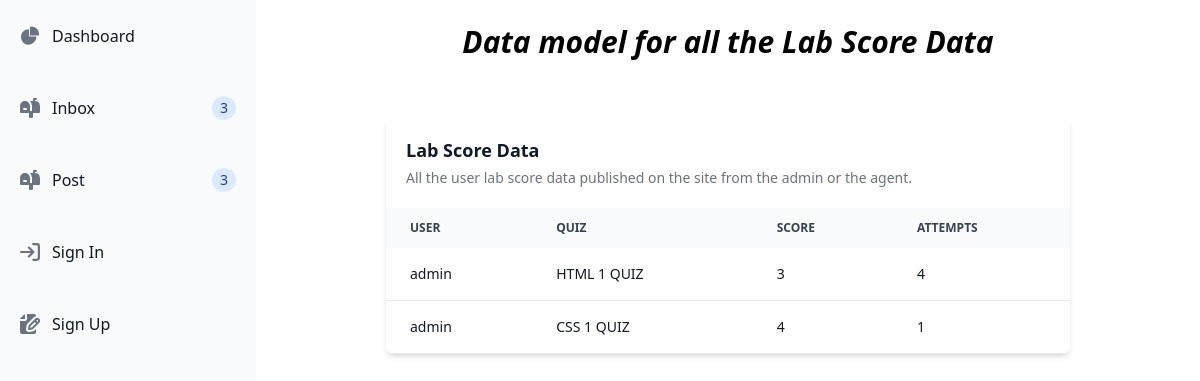
Screenshot of /dashboard/labScoreData/ with the database file from the repository.
### challenges/models.py (models this page shows, shortened)
class LabScore(models.Model):
    user = models.ForeignKey(User, on_delete=models.CASCADE)
    quiz = models.ForeignKey(Quiz, on_delete=models.CASCADE)
    score = models.IntegerField(default=0)
    attempts = models.IntegerField(default=0)

class Quiz(models.Model):
    title = models.CharField(max_length=255)
    def __str__(self):
        return self.title

### dashboard/views.py (the view)
# urls.py: path('labScoreData/', views.labScoreData, name="labScoreData"),
def labScoreData(request):
    labScore_data = LabScore.objects.all()
    return render(request, "dashboard/labScoreData.html", {
        'labScore_data': labScore_data,
    })

### dashboard/templates/dashboard/labScoreData.html (shortened to what this page needs)
{% extends "dashboard/base.html" %}
{% block content %}
<div class="p-4 sm:ml-64 flex flex-col justify-center items-center">
    <h1 class="text-3xl my-2 font-semibold italic mb-14">Data model for all the Lab Score Data</h1>
    <div class="w-3/4 relative overflow-x-auto shadow-md sm:rounded-lg">
        <table class="w-full text-sm text-left rtl:text-right text-gray-500 dark:text-gray-400">
            <caption class="p-5 text-lg font-semibold text-left rtl:text-right text-gray-900 bg-white dark:text-white dark:bg-gray-800">
                Lab Score Data
                <p class="mt-1 text-sm font-normal text-gray-500 dark:text-gray-400">All the user lab score data published on the site from the admin or the agent.</p>
            </caption>
            <thead class="text-xs text-gray-700 uppercase bg-gray-50 dark:bg-gray-700 dark:text-gray-400">
                <tr>
                    <th scope="col" class="px-6 py-3">
                        User
                    </th>
                    <th scope="col" class="px-6 py-3">
                        Quiz
                    </th>
                    <th scope="col" class="px-6 py-3">
                        Score
                    </th>
                    <th scope="col" class="px-6 py-3">
                        Attempts
                    </th>
                </tr>
            </thead>
            {% if labScore_data %}
                <tbody>
                    {% for item in labScore_data %}
                        <tr class="text-gray-900 bg-white border-b dark:bg-gray-800 dark:border-gray-700">
                            <th scope="row" class="px-6 py-4 font-medium text-gray-900 whitespace-nowrap dark:text-white">
                                {{ item.user }}
                            </th>
                            <th scope="row" class="px-6 py-4 font-medium text-gray-900 whitespace-nowrap dark:text-white">
                                {{ item.quiz }}
                            </th>
                            <th scope="row" class="px-6 py-4 font-medium text-gray-900 whitespace-nowrap dark:text-white">
                                {{ item.score }}
                            </th>
                            <th scope="row" class="px-6 py-4 font-medium text-gray-900 whitespace-nowrap dark:text-white">
                                {{ item.attempts }}
                            </th>
                        </tr>
                    {% endfor %}
                </tbody>
            {% endif %}
        </table>
    </div>
</div>
{% endblock %}

### rows the page displays
LabScore: user "admin", quiz "HTML 1 QUIZ", score "3", attempts "4"
LabScore: user "admin", quiz "CSS 1 QUIZ", score "4", attempts "1"
